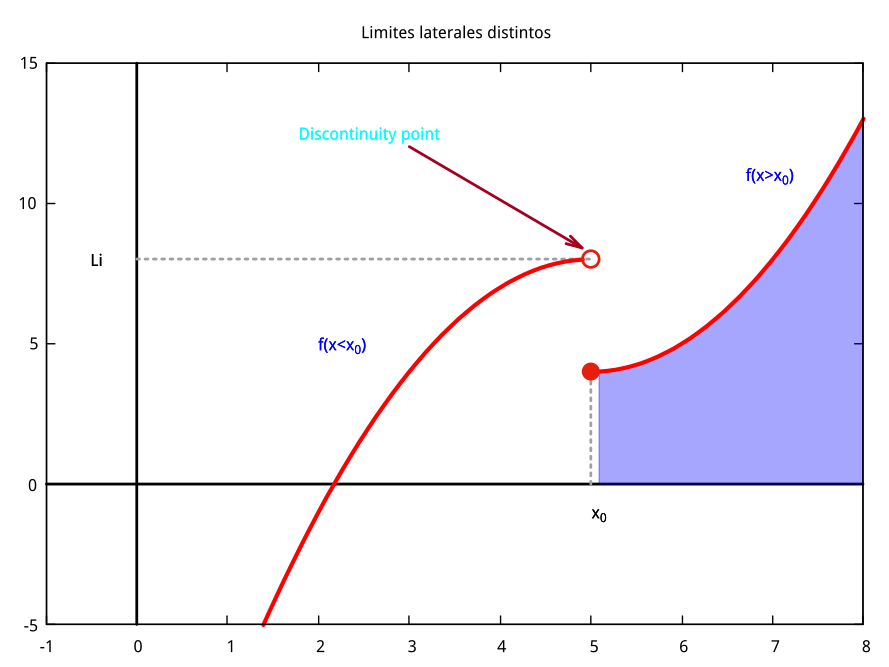

Write the gnuplot code that produced this figure.
punto_1="<echo 5 8"
punto_2="<echo 5 4"
f(x)= (x<5) ? -(x-5)**2+8 : 1/0 
g(x)= (x>5) ? (x-5)**2+4 : 1/0
set zeroaxis
set xrange [-1:8]
set yrange [-5:15]
set label "x_{0}" at 5,-1
set label "Li" at -0.5,8
set zeroaxis lt 8 lw 2
set title "Limites laterales distintos"
set arrow 1 from 0,8 to 5,8 nohead lt 0 lw 2
set arrow 2 from 5,0 to 5,4 nohead lt 0 lw 2
set arrow 3 from 3,12 to 4.9,8.4 lt 1 lw 2
set linetype 1 lc rgb '#A3001E'
set label textcolor rgb "cyan" 'Discontinuity point' at 1.8,12.5
set label textcolor rgb "blue" 'f(x<x_0)' at 2,5
set label textcolor rgb "blue" 'f(x>x_0)' at 6.7,11
set style fill transparent solid 0.35 noborder
filter(x,min,max) = (x > min && x < max) ? x : 1/0
plot f(x) lt 1 lw 3 lc rgb 'red' notitle, \
     g(x) lt 1 lw 3 lc rgb 'blue' with filledcurves above y=0 notitle, \
     g(x) lt 1 lw 3 lc rgb 'red' notitle,\
     punto_1 pt 6 ps 2 lt 7 lw 2 notitle,punto_2 pt 7 lt 7 ps 2 notitle
